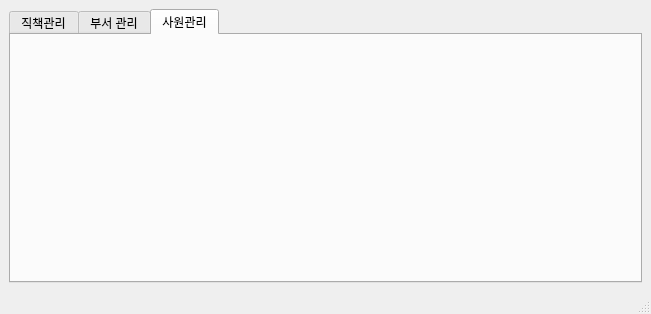
<?xml version="1.0" encoding="UTF-8"?>
<ui version="4.0">
 <class>MainWindow</class>
 <widget class="QMainWindow" name="MainWindow">
  <property name="geometry">
   <rect>
    <x>0</x>
    <y>0</y>
    <width>651</width>
    <height>314</height>
   </rect>
  </property>
  <property name="windowTitle">
   <string>ERP Program</string>
  </property>
  <widget class="QWidget" name="centralwidget">
   <layout class="QGridLayout" name="gridLayout">
    <item row="0" column="0">
     <widget class="QTabWidget" name="tabWidget">
      <property name="currentIndex">
       <number>2</number>
      </property>
      <widget class="TitleWidget" name="title">
       <attribute name="title">
        <string>직책관리</string>
       </attribute>
      </widget>
      <widget class="DepartmentWidget" name="dept">
       <attribute name="title">
        <string>부서 관리</string>
       </attribute>
      </widget>
      <widget class="EmployeeWidget" name="emp">
       <attribute name="title">
        <string>사원관리</string>
       </attribute>
      </widget>
     </widget>
    </item>
   </layout>
  </widget>
  <widget class="QMenuBar" name="menubar">
   <property name="geometry">
    <rect>
     <x>0</x>
     <y>0</y>
     <width>651</width>
     <height>26</height>
    </rect>
   </property>
  </widget>
  <widget class="QStatusBar" name="statusbar"/>
 </widget>
 <customwidgets>
  <customwidget>
   <class>TitleWidget</class>
   <extends>QWidget</extends>
   <header>ui/designer/ui_widget_title.h</header>
   <container>1</container>
  </customwidget>
  <customwidget>
   <class>DepartmentWidget</class>
   <extends>QWidget</extends>
   <header>ui/designer/ui_widget_department.h</header>
   <container>1</container>
  </customwidget>
  <customwidget>
   <class>EmployeeWidget</class>
   <extends>QWidget</extends>
   <header>ui/designer/ui_widget_employee.h</header>
   <container>1</container>
  </customwidget>
 </customwidgets>
 <resources/>
 <connections/>
</ui>
